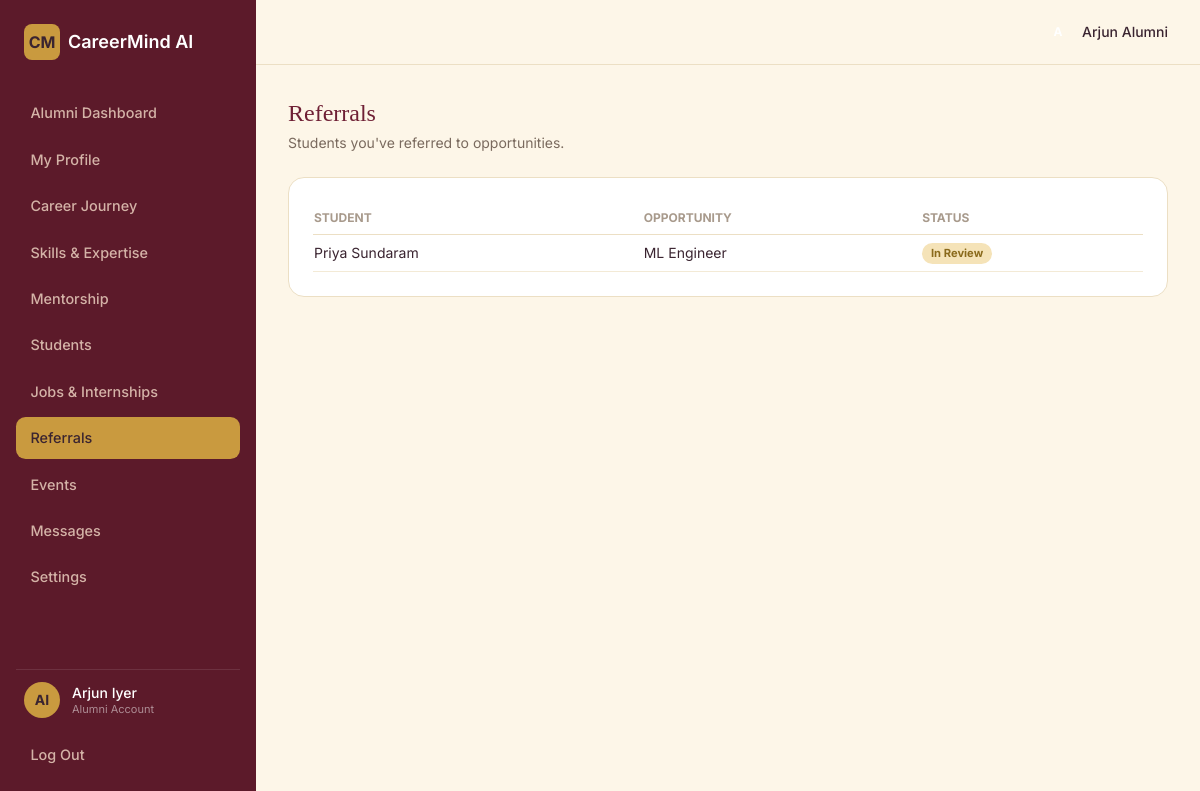
Page /alumni/referrals/ (signed in) on the committed database.
### roles/models.py (models this page shows, shortened)
class Referral(models.Model):
    STATUS_CHOICES = [('submitted', 'Submitted'), ('in_review', 'In Review'), ('hired', 'Hired'), ('rejected', 'Rejected')]
    alumni = models.ForeignKey(User, on_delete=models.CASCADE, related_name='referrals_made')
    student = models.ForeignKey(User, on_delete=models.CASCADE, related_name='referrals_received')
    opportunity = models.ForeignKey(Opportunity, null=True, blank=True, on_delete=models.SET_NULL, related_name='referrals')
    status = models.CharField(max_length=10, choices=STATUS_CHOICES, default='submitted')
    created_at = models.DateTimeField(auto_now_add=True)
    class Meta:
        ordering = ['-created_at']

class Opportunity(models.Model):
    KIND_CHOICES = [('job', 'Job'), ('internship', 'Internship')]
    STATUS_CHOICES = [
        ('pending', 'Pending Approval'), ('open', 'Published'),
        ('rejected', 'Rejected'), ('closed', 'Closed'),
    ]
    title = models.CharField(max_length=150)
    company = models.CharField(max_length=120)
    kind = models.CharField(max_length=12, choices=KIND_CHOICES, default='job')
    location = models.CharField(max_length=120, default='Remote')
    pay = models.CharField(max_length=80, blank=True, default='')
    status = models.CharField(max_length=12, choices=STATUS_CHOICES, default='open')
    posted_by_alumni = models.ForeignKey(User, null=True, blank=True, on_delete=models.SET_NULL, related_name='posted_opportunities')
    deadline = models.DateField(null=True, blank=True)
    created_at = models.DateTimeField(auto_now_add=True)
    skills = models.CharField(max_length=300, blank=True, default='',
                              help_text="Comma-separated, e.g. Python, SQL, Django")
    eligibility = models.CharField(max_length=200, blank=True, default='')
    description = models.TextField(blank=True, default='')
    application_url = models.URLField(blank=True, default='')
    review_note = models.CharField(max_length=300, blank=True, default='')
    reviewed_by = models.ForeignKey(User, null=True, blank=True, on_delete=models.SET_NULL, related_name='reviewed_opportunities')
    reviewed_at = models.DateTimeField(null=True, blank=True)
    class Meta:
        ordering = ['-created_at']

### roles/views_alumni.py (the view)
@role_required('alumni')
def referrals(request):
    profile, detail = _alumni_detail(request.user)
    referral_list = Referral.objects.filter(alumni=request.user).select_related('student', 'opportunity')
    context = dict(profile=profile, active='referrals', referral_list=referral_list)
    return render(request, 'alumni/referrals.html', context)

### roles/views_alumni.py (called while the page is built)
def _alumni_detail(user):
    profile, _ = Profile.objects.get_or_create(user=user)
    detail, _ = AlumniDetail.objects.get_or_create(profile=profile)
    return profile, detail

### templates/alumni/referrals.html (shortened to what this page needs)
{% extends "alumni/base_alumni.html" %}
{% block content %}
<h1 class="font-serif-display text-2xl text-maroon mb-1">Referrals</h1>
<p class="text-sm text-[#7a6a5e] mb-6">Students you've referred to opportunities.</p>
<div class="card p-6">
  <table class="w-full text-sm">
    <thead><tr class="text-left text-xs text-[#a89a8c] border-b border-[#ecdfc4]"><th class="py-2">STUDENT</th><th>OPPORTUNITY</th><th>STATUS</th></tr></thead>
    <tbody>
      {% for r in referral_list %}
      <tr class="border-b border-[#f3ead6]">
        <td class="py-2">{{ r.student.first_name }} {{ r.student.last_name }}</td>
        <td>{{ r.opportunity.title|default:"—" }}</td>
        <td><span class="badge badge-{% if r.status == 'hired' %}growing{% elif r.status == 'rejected' %}low{% else %}medium{% endif %}">{{ r.get_status_display }}</span></td>
      </tr>
      {% empty %}<tr><td colspan="3" class="py-6 text-center text-[#a89a8c]">No referrals yet.</td></tr>{% endfor %}
    </tbody>
  </table>
</div>
{% endblock %}

### templates/partials/role_base.html (shortened to what this page needs)
{% load static %}
<!DOCTYPE html>
<html lang="en">
<head>
<script src="https://cdn.tailwindcss.com"></script>
<link rel="stylesheet" href="{% static 'css/style.css' %}">
</head>
<body class="min-h-screen flex">
<aside id="cmSidebar" class="cm-sidebar hidden md:flex w-64 bg-maroon-900 flex-col justify-between py-6 px-4 min-h-screen sticky top-0 shrink-0">
  <div>
    <div class="flex items-center gap-2 px-2 mb-8">
      <div class="w-9 h-9 rounded-lg bg-gold flex items-center justify-center text-maroon-900 font-bold">CM</div>
      <span class="text-white font-semibold text-lg">CareerMind AI</span>
    </div>
    <nav class="space-y-1">
      {% block nav_items %}{% endblock %}
    </nav>
  </div>
  <div>
    <div class="flex items-center gap-3 px-2 py-3 border-t border-white/10">
      <div class="w-9 h-9 rounded-full bg-gold flex items-center justify-center text-maroon-900 font-bold text-sm">
        {{ request.user.first_name|first|upper }}{{ request.user.last_name|first|upper }}
      </div>
      <div class="leading-tight">
        <div class="text-white text-sm font-medium">{{ request.user.first_name }} {{ request.user.last_name }}</div>
        <div class="text-[11px] text-white/50">{% block account_label %}Account{% endblock %}</div>
      </div>
    </div>
    <a href="{% url 'logout' %}" class="sidebar-link mt-1">Log Out</a>
  </div>
</aside>
<div class="flex-1 min-h-screen flex flex-col">
  <header class="bg-cream px-4 md:px-8 py-4 flex items-center justify-between border-b border-[#ecdfc4]">
    <div class="flex items-center gap-4 pl-6">
      <div class="flex items-center gap-2">
        <div class="w-8 h-8 rounded-full bg-maroon-800 text-white flex items-center justify-center text-xs font-bold">
        </div>
        <span class="text-sm font-medium">{{ request.user.first_name }} {% block topbar_role_label %}{% endblock %}</span>
      </div>
    </div>
  </header>
  <main class="flex-1 p-4 md:p-8 min-w-0">
    {% block content %}{% endblock %}
  </main>
</div>
</body>
</html>

### static/css/style.css (style rules this page uses)
:root { --maroon-900:#5c1a2a; --maroon-800:#6f2035; --maroon-700:#84293f; --maroon-600:#9c3049; --gold:#c99a3f; --gold-light:#e0be6f; --cream:#fdf6e8; --cream-2:#f6ecd8; --ink:#3a2430; }
body { font-family:'Inter',ui-sans-serif,system-ui,sans-serif; background:var(--cream); color:var(--ink); }
.font-serif-display { font-family:'Playfair Display', Georgia, serif; }
.bg-maroon-900 { background:var(--maroon-900); }
.text-maroon { color:var(--maroon-800); }
.bg-gold { background:var(--gold); }
.bg-cream { background:var(--cream); }
.card { background:#fff; border:1px solid #ecdfc4; border-radius:1rem; }
.sidebar-link { display:flex;align-items:center;gap:.65rem; padding:.65rem .9rem;border-radius:.6rem; color:#f3d9c7cc;font-size:.9rem;font-weight:500; transition:.15s; }
.badge { font-size:.7rem;font-weight:700;padding:.2rem .55rem;border-radius:999px; }
.badge-medium { background:#f5e3b8;color:#8a6a1c; }

### rows in the picture
Referral: student.first_name "Priya", student.last_name "Sundaram", opportunity "ML Engineer", status "In Review"

### other values in the picture
{{ request.user.first_name|first|upper }} "A"
{{ request.user.last_name|first|upper }} "I"
{{ request.user.first_name }} "Arjun"
{{ request.user.last_name }} "Iyer"
